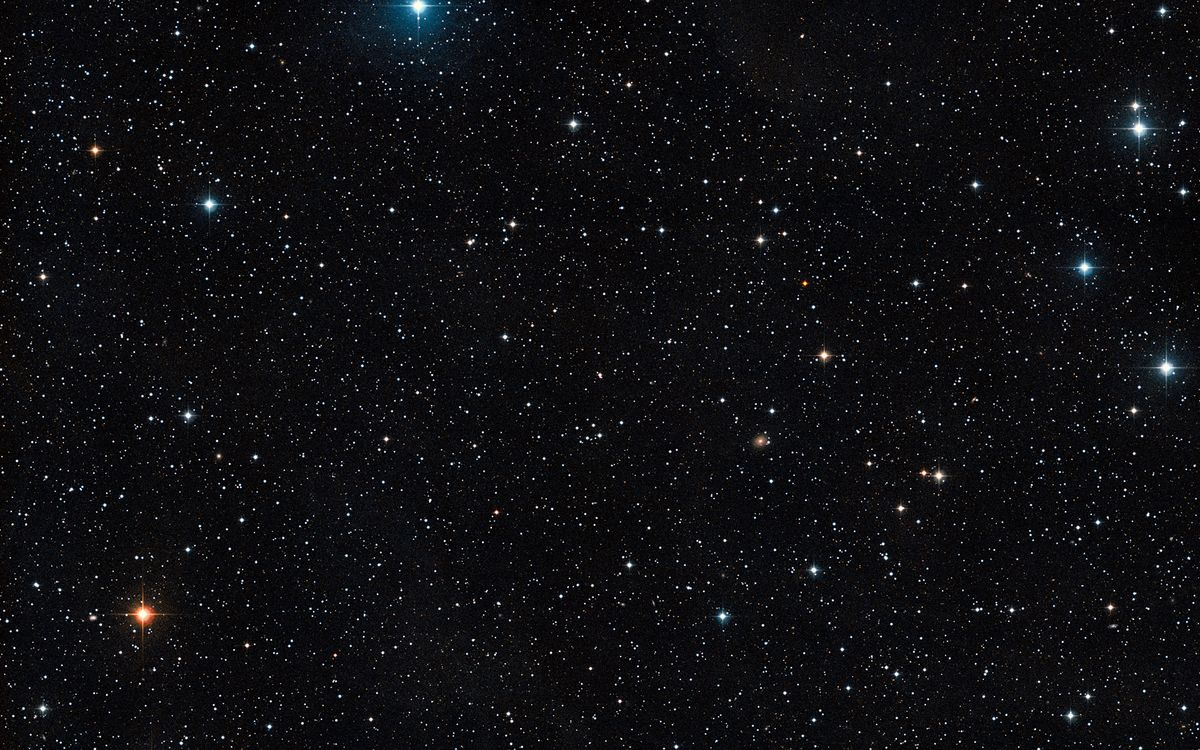
#> input picture Stars.jpg, 1200 x 750 px
$ python Relativistic_Aberration.py
#> lines starting #> are read from the running program, lines starting #| are printed output that depends on the picture
import numpy as np
import matplotlib.pyplot as plt
from matplotlib.widgets import Slider
from PIL import Image

# Mathematical formalism for Relativistic Aberration
def f(phi, B):
    return np.arccos((np.cos(phi) + B) / (1 + B * np.cos(phi)))

# [37 lines left out: functions to_polar, from_polar, rnew, apply_transformation, not called in this run]

image_path = 'Stars.jpg'  # Replace with your image path
i = Image.open(image_path)
#> i is the input picture: PIL image 1200x750 RGB; mean R, G, B 15.1, 15.1, 18

fig, (ax_plot, ax_image) = plt.subplots(1, 2, figsize=(12, 6))
plt.subplots_adjust(left=0.1, bottom=0.25)

phi_values = np.linspace(0, np.pi, 500)
B_initial = 0.0
line, = ax_plot.plot(phi_values, f(phi_values, B_initial), lw=2)
ax_plot.set_xlabel(r'$\phi_s$')
ax_plot.set_ylabel(r'$\phi_o$')
ax_plot.set_title('Relativistic Aberration Function')

img_display = ax_image.imshow(i)
ax_image.axis('off')
ax_image.set_title('Transformed Image')

axB = plt.axes([0.25, 0.1, 0.65, 0.03])
B_slider = Slider(axB, r'Scaled Velocity $\beta$', -0.999, 0.999, valinit=B_initial)

# [9 lines left out: function update, not called in this run]

B_slider.on_changed(update)

plt.show()
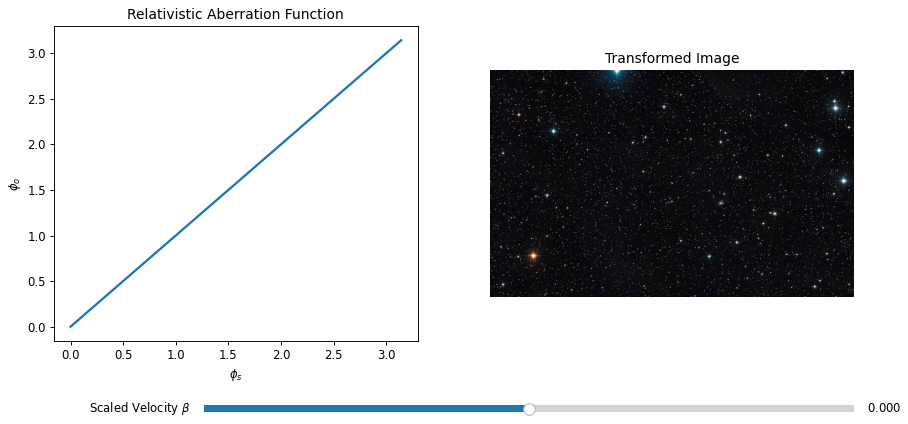
#> figure drawn by matplotlib, 3 panels; panel 1: curve peaks at x = 3.14, y = 3.14
